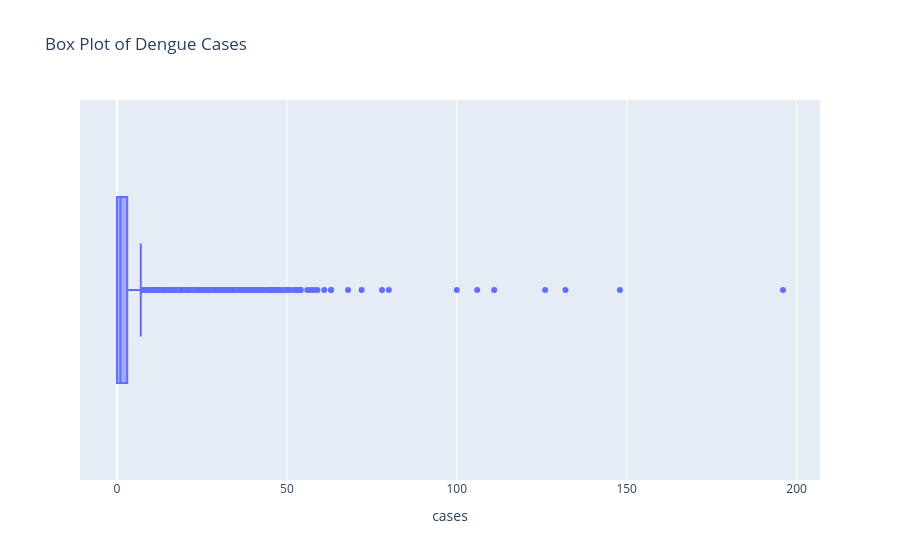

Notebook cell for this chart:
### Code cell
#detect extreme case spikes
cases_box = px.box(
    data,
    x="cases",
    title="Box Plot of Dengue Cases"
)

cases_box.show()

### Figure 1 — Plotly figure (JSON) as saved in the notebook; plotly's stock layout.template omitted (floating-point values rounded to 4 significant figures; data arrays with more than 128 entries replaced by an {"elided": "..."} marker saying what was removed)
{"data": [{"alignmentgroup": "True", "hovertemplate": "cases=%{x}<extra></extra>", "legendgroup": "", "marker": {"color": "#636efa"}, "name": "", "notched": false, "offsetgroup": "", "orientation": "h", "showlegend": false, "type": "box", "x": {"elided": "38691 float values"}, "x0": " ", "xaxis": "x", "y0": " ", "yaxis": "y"}], "layout": {"boxmode": "group", "legend": {"tracegroupgap": 0}, "title": {"text": "Box Plot of Dengue Cases"}, "xaxis": {"anchor": "y", "domain": [0, 1], "title": {"text": "cases"}}, "yaxis": {"anchor": "x", "domain": [0, 1]}}}
